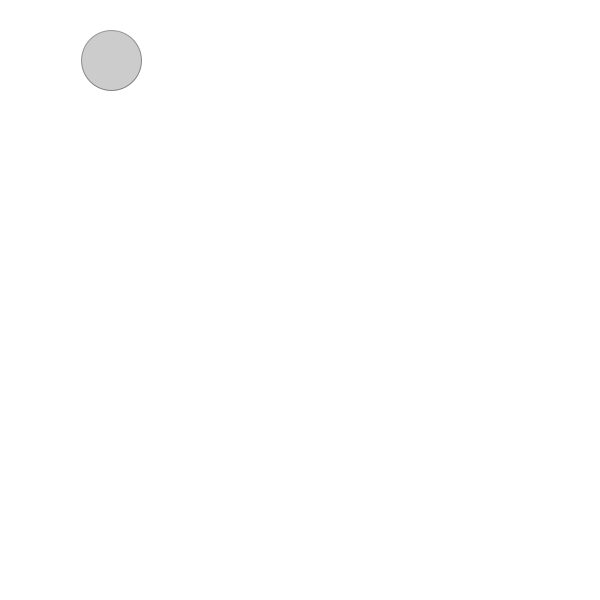
Frame 1 (no input)
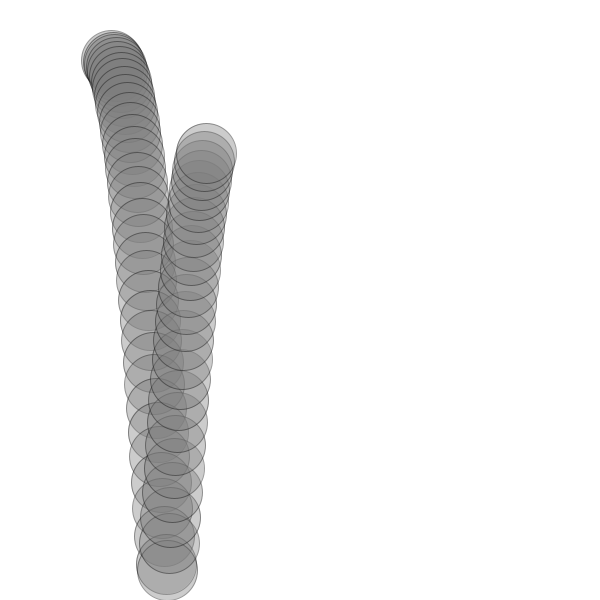
Frame 60 (the mouse pressed at the canvas centre just before this capture)
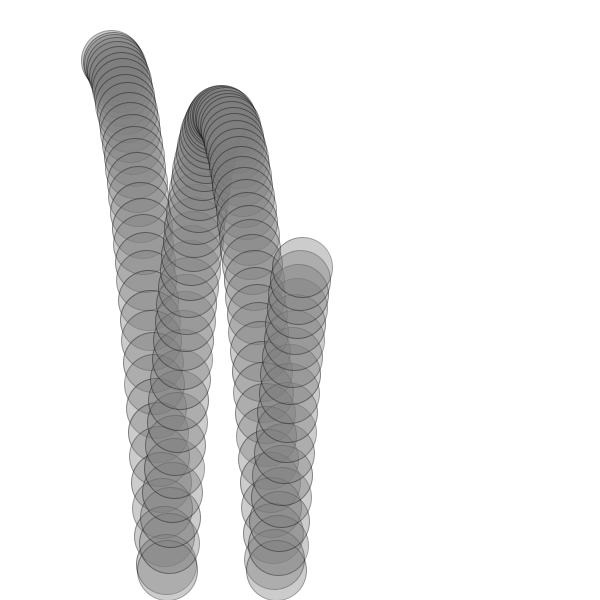
Frame 120 (the mouse held since frame 60 and released just before this capture)

The Processing sketch that drew these frames (run headless with seeded random() and noise(); from frame 60 on, the mouse is pressed at the canvas centre):

// Processing sketch: wind_example
// ── wind_example.pde
// Bounce

// a simulation of a gravitional force on an object
// 'gravity' value is used to affect the speed of the object as it falls.

// 'bounce' is added by reversing the speed when the object reaches the foot of the display window
// a 'wind' value is added to affect the x movement of the object 

// set up variables:
float gravity = 0.8;   // a set 'gravity' value
float speed = 0;       // speed:  starts at 0 but increases with gravity
float ypos = 60;       // the starting y-location of the ball.  

// variables to allow the x location to move.
float wind = 1.6; 
float xpos = 110;

void setup( ) { 
  size (600, 600);
  background (255);
  fill (125, 100);
  stroke (0, 100);
} 

void draw( ) { 
  // use gravity to gradually increase the speed.
  speed = speed + gravity; 

  // update the y location of the object 
  ypos = ypos + speed; 
  
  // add 'wind' (move from left to right).
  xpos = xpos + wind;
  
  if (ypos>=height-30) {
   ypos =  height-30;
  }
  // draw the ball
  ellipse(xpos, ypos, 60, 60);


  // if ypos reaches the edge of the window
  // reverse the speed and dampen it a little
  if (ypos>=height-30) { 
    speed = speed * -0.95;
  }
}
